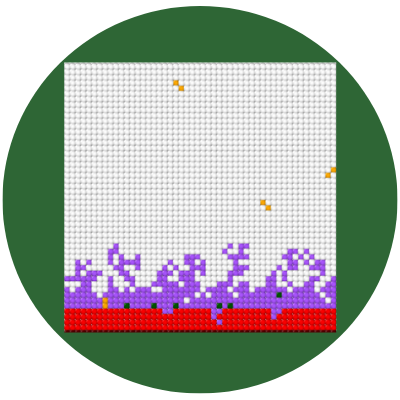

Recreate this plot in Python.
import matplotlib.pyplot as plt
import itertools, os, copy, random, sys, time, pickle, glob
import numpy as np
from random import uniform, random, choice, randrange, shuffle
from math import sqrt
from matplotlib.cbook import flatten
from matplotlib import pylab
from pylab import *
import random
import pandas as pd
from itertools import accumulate
from matplotlib import colors as mcolors
from scipy.stats.distributions import norm
import pickle
from joblib import dump, load
from datetime import datetime, timedelta
from scipy.optimize import curve_fit
from matplotlib import cycler
#import h5py
from scipy import spatial
import gc, yaml, json


def SEI(br, OUTPUTDIR):
    '''
    Kinetic Monte Carlo model fro SEI growth python script + ploy
    This script includes all required packages, and functions.
    '''
    # ==============================================================================================
    # REQUIRED PYTHON PACKAGES

    # ==============================================================================================
    '''Classes, functions definition'''
    # Boltzman anf Planck constants
    K_B = 8.617333262145e-5  # EVK-1
    h = 4.135667696e-15  # EV.S
    '''function to calculate rates form barriers'''

    def bar_rate(e, T):
        return ((K_B * T) / h) * exp(-e / (K_B * T))

    # ==============================================================================================
    """
    species type:

    S =  for solvent (at the beginning all other sites) - White
    P = first electron reduction product (which can move)
    F = second electron reduction product which cannot move (Li2CO3)
    A = absorbent layer (on top of the box)
    B = Electrode (bottom layer), black can have multiple species depending
        on catalytic activitiy B1, B2, ....
    O = SEI organic ingredient(LiEDC)
    OO= 2 LiEDC agglomeration
    G = gas
    C = SEI cluster
    EC = Active solvent (EC-Li+)
    IS = Inert solvent
    """

    # ==============================================================================================
    # ---------------------------------SITE CLASS-----------------------------------
    # every site on lattice is an object of this class with 3 attributes for coordinate
    # type of species, and species itself
    class site:

        def __init__(self, coordinate, species, bonds, nbr, status):
            self.coordinate = coordinate
            self.species = species
            self.nbr = nbr
            self.bonds = bonds
            self.status = status

        def setN(self, coordinate):
            self.coordinate = coordinate

        def setS(self, species):
            self.species = species

        def setnb(self, nbr):
            self.nbr = nbr

        def setb(self, bonds):
            self.bonds = bonds

        def setss(self, status):
            self.status = status

        def getC(self, coordinate):
            return self.coordinate

        def getS(self, species):
            return self.species

        def getnb(self, nbr):
            return self.nbr

        def getb(self, bonds):
            return self.bonds

        def getss(self, status):
            return self.status

    # to species the color in visualization
    def colors(s):
        if Full(s)[0] == "A":
            return 'yellow'

        elif Full(s)[0] == "E":
            return 'black'

        elif Full(s)[0] == "P":
            return 'green'

        elif Full(s)[0] == "S":
            return 'w'

        elif Full(s)[0] == "O":
            return 'orange'

        elif Full(s)[0] == "F":
            return 'red'

        elif Full(s)[0] == "OO":
            return 'blue'

        elif Full(s)[0] == "C":
            return 'm'

    # ==============================================================================================
    # --------------------------------EVENT CLASS-----------------------------------
    # events/reaction are objects of this class with four attributes
    class event:
        # Generic attributes
        def __init__(self, reactant, product, barrier, rate):
            self.reactant = reactant
            self.rate = rate
            self.barrier = barrier
            self.product = product

        def set_reactant(self, reactant):
            self.reactant = reactant

        def set_rate(self, rate):
            self.rate = rate

        def set_product(self, product):
            self.product = product

        def set_statt(self, barrier):
            self.barrier = barrier

        def get_reactant(self, reactant):
            return self.reactant

        def get_rate(self, rate):
            return self.rate

        def get_product(self, product):
            return self.product

        def get_stat(self, barrier):
            return self.barrier

    # -----------------------------NEW EVENT SUBCLASS-------------------------------
    """
    this subclass helps in collecting events
    """

    class new_event(event):
        def __init__(self, reactant, product, barrier, rate, new_coord):
            super().__init__(reactant, product, barrier, rate)
            self.new_coord = new_coord

        def set_newC(self, new_coord):
            self.new_coord = new_coord

        def get_newC(self, new_coord):
            return self.new_coord

    # ==============================================================================================
    # ----------------------------------- lattice-----------------------------------
    """
    this function provides a NxN lattice with all grid points as site object which
    were defined before.
    """

    def Lattice(xdim, ydim):
        # lattice points as a list of 2-elements sublists as [x,y]
        l = [[i, j] for i, j in itertools.product(range(1, xdim + 1), range(1, ydim + 1))]
        # initialize lattice as a list of site objects// coordinate,species,bonds,nbr,status
        sites = [site(i, [], [], [[i[0] + 1, i[1]], [i[0] - 1, i[1]], [i[0], i[1] + 1], [i[0], i[1] - 1]], [[], [], []])
                 for
                 i in l]
        # sites = [site(i,[],[],[[i[0]+1,i[1]],[i[0]-1,i[1]],[i[0],i[1]+1],[i[0],i[1]-1],[i[0]+1,i[1]+1],[i[0]-1,i[1]+1],[i[0]+1,i[1]-1],[i[0]-1,i[1]-1]]) for i in l]
        # predefining the neighbors
        for i in sites:
            temp = i.nbr
            temp2 = [i for i in sites if i.coordinate in temp]
            i.nbr = temp2
        return sites

    # --------------------------------Next neighbors--------------------------------
    def next_nbr(x):
        n_ = x.nbr
        nn_ = [i.nbr for i in n_]
        nn_ = list(itertools.chain(*nn_))
        nn_ = [i for i in nn_ if i != x]
        return nn_

    # ==============================================================================================
    # -------------------------Selection function for event ------------------------
    """
    this function selects the type of event after ordering them in a list of list.
    it gets the random number and looks for the interval which satisfies the selection scheme.
    5 different regions as a whole selection box. the function select one of them each time.
    """

    def ratee(i, r, R_index):
        if R_index[i - 1] < r <= R_index[i]:
            picked = R_index[i]
            # this index indicates the ith element in index list
            # e.g if this one is 2 one should look at the index list
            # to find the true index for EVENT which is 3
            picked_index = i - 1
            return [picked, picked_index]

    # ---------------------------------append---------------------------------------
    def app_list(l):
        coord_, spec_, color_ = [], [], []
        for i in l:
            coord_.append(i.coordinate)
            spec_.append(i.species)
            color_.append(site.colors(i))
        temp = [coord_, spec_, color_]
        return temp

    # -------------------------Counting species in step----------------------------
    def counter_spec(l, points, t):
        s = 0
        p = 0
        f = 0
        o = 0
        o2 = 0
        c = 0
        ############
        sample = l[:]
        ############
        for i in l:
            if Full(i) == ["S"]:
                s += 1
            elif Full(i) == ["F"]:
                f += 1
            elif Full(i) == ["P"]:
                p += 1
            elif Full(i) == ["O"]:
                o += 1
            elif Full(i) == ["OO"]:
                o2 += 1
            elif Full(i) == ["C"]:
                c += 1

        # O2 per 2
        temp = [s, f, p, o, o2, c]
        temp = [float(item / points) for item in temp]
        temp = temp + [t]
        return temp

    # ==============================================================================================
    # getting full name of attached components
    def Full(x):
        # F and C no added letter
        if x.species[0] in ["C", "F"] or len(x.bonds) == 0:
            return x.species
        else:
            if x.bonds:
                temp = x.species[0]
                for i in x.bonds:
                    if i != x:
                        temp = temp + i.species[0]
                return [temp]

    # ==============================================================================================
    def delta(y, x):
        temp = [x.coordinate[0] - y.coordinate[0], x.coordinate[1] - y.coordinate[1]]
        return temp

    # ==============================================================================================
    # rate function
    def rate_func(x, r):
        return r * np.exp(-0.1 * x)

    # ==============================================================================================
    def sort_(x):
        diff, others = [], []
        for i in x:
            if ["S"] in i.reactant and ["S"] in i.product:
                diff.append(i)
            else:
                others.append(i)
        temp = [diff, others]
        return temp

    # ==============================================================================================
    def rand_site(l):
        c = time.time()
        while True:
            '''set a waiting tile to pick a random place'''
            if time.time() > c + 1:
                X = []
                return X
            else:
                X = choice(l)
                if X.species == ["S"]:
                    # nbs = [i for i in X.nbr if i.species == ["S"]]
                    # if len(nbs) >= 1:
                    #     test = [len([j for j in i.nbr if j.species == ["S"]]) for i in X.nbr]
                    #     if 2 in test:
                    return X

    def dis(x1, x0):
        return sqrt((x1[0] - x0[0]) ** 2 + (x1[1] - x0[1]) ** 2)

    def list_splitter(list_to_split, ratio):
        elements = len(list_to_split)
        middle = int(elements * ratio)
        return [list_to_split[:middle], list_to_split[middle:]]

    def round_float_list(float_list, decimal_points):
        float_list = [round(float(item), decimal_points) for item in float_list]
        return float_list

    # ==============================================================================================
    ####################################### MAIN PART #############################################
    # ==============================================================================================
    with open('sei_args.yml') as file:
        args = yaml.full_load(file)
    xdim = args['Xdim']
    ydim = args['Ydim']
    T = args['T']
    vis_save = args['SaveStep']
    maxsteps = args['Itters']
    # saving parameters
    frac_div = 50 * vis_save
    frac_save = 50 * vis_save
    TIME = args['time']
    Xoutput = args['Xoutput']
    '''''''''
    with open('barriers.yml') as file:
        raw_list = yaml.full_load(file)
        br = list(raw_list.values())
    '''''''''
    br = br
    # To read barriers for samples generated by DOE in barries folder uncomment  lines 327 to 341 and comment lines 322 to 324.
    # With this one need to run the code with one aditional arg as sample number like: python3 sei_al.py $sample
    '''
    #to get the TASK ID
    if (len(sys.argv) < 2 or len(sys.argv) > 2):
        print("just division size")
        sys.exit()
    # to get the arguments and check whether they are in correct format or not.
    if (len(sys.argv) > 1):
        try:
            sample = int(sys.argv[1])
        except ValueError:
            print("sample number is the TASK ID on server")
            sys.exit()
    with open('barriers/list_'+str(sample),'rb') as f:
        br = list(pickle.load(f))
    '''
    ###############################################################################
    """
    creating a lattice
    """
    lattice = Lattice(xdim, ydim)
    points = len(lattice)
    os.getcwd()

    # hashh = str(hash(time.time()))
    '''change the directory to have dump files in a new folder outside '''
    # os.chdir("/home/ws/ab5528/simstack_workspace/")
    # base = 'data_xdim' + str(xdim) + '_ydim_' + str(ydim) + '_T_' + str(T) + '_SaveStep_' + str(vis_save) + '_H'+hashh
    output_dir = OUTPUTDIR + '/output'
    if not os.path.exists(output_dir): os.makedirs(output_dir)
    fraction_dir = OUTPUTDIR + '/fraction'
    if not os.path.exists(fraction_dir): os.makedirs(fraction_dir)

    '''follow up modification for DOE comment 351 to 354 and uncomment 357 to 362'''
    '''
    output_dir   = 'data_xdim'+str(xdim)+'_ydim_'+str(ydim)+'_T_'+str(T)+'_SaveStep_'+str(vis_save)+'_Sample_'+str(sample)+'/output'
    if not os.path.exists(output_dir): os.makedirs(output_dir)
    fraction_dir = 'data_xdim'+str(xdim)+'_ydim_'+str(ydim)+'_T_'+str(T)+'_SaveStep_'+str(vis_save)+'_Sample_'+str(sample)+'/fraction'
    if not os.path.exists(fraction_dir): os.makedirs(fraction_dir)
    '''
    # --------------------------------------------------------------------------------
    '''
    lattice consideration: EC as the initial concentration of active EC.
    it should be taken into account as first distribution.
    First lattice is like
        up    : A
        down  : B
        middle: S
    '''
    '''for cases we need to reduce CPU hours'''
    for i in lattice:
        if i.coordinate[1] == 1:
            i.species = ["E"]
        elif i.coordinate[1] == ydim:
            i.species = ["A"]
        else:
            i.species = ["S"]

    # ###############################################################################
    '''Events'''
    e1 = event([["E"], ["S"]], [["E"], ["P"]], br[0], 0)
    e2 = event([["F"], ["S"]], [["F"], ["P"]], br[1], 0)
    e3 = event([["E"], ["P"]], [["E"], ["F"]], br[2], 0)
    e4 = event([["P"], ["P"]], [["O"], ["S"]], br[3], 0)
    e5 = event([["O"], ["O"]], [["OO"]], br[4], 0)  # 731812
    e6 = event([["O"], ["OO"]], [["C"]], br[5], 0)
    e7 = event([["F"], ["P"]], [["F"], ["F"]], br[6], 0)  # 717589
    e8 = event([["O"], ["C"]], [["C"]], br[7], 0)
    e9 = event([["OO"], ["C"]], [["C"]], br[8], 0)
    e10 = event([["OO"], ["OO"]], [["C"]], br[9], 0)
    e11 = event([["C"], ["C"]], [["C"]], br[10], 0)  # 733897
    e12 = event([["OO"], ["S"]], [["S"], ["OO"]], br[11], 0)  # 534308
    e13 = event([["O"], ["S"]], [["S"], ["O"]], br[12], 0)  # 384422
    e14 = event([["P"], ["S"]], [["S"], ["P"]], br[13], 0)  # 461731
    e15 = event([["C"], ["S"]], [["S"], ["C"]], br[14], 0)
    e16 = event([["P"], ["A"]], [["A"], ["S"]], 0.01, 0)
    e17 = event([["OO"], ["A"]], [["A"], ["S"]], 0.01, 0)
    e18 = event([["C"], ["A"]], [["A"], ["S"]], 0.01, 0)
    e19 = event([["O"], ["A"]], [["A"], ["S"]], 0.01, 0)
    #
    # list of events
    Events = [e1, e2, e3, e4, e5, e6, e7, e8, e9, e10, e11, e12, e13, e14, e15, e16, e17, e18, e19]
    ok = [e3, e4, e5, e6, e7, e8, e9, e10, e11, e12, e13, e14, e15, e16, e17, e18, e19]
    '''rates based on temperature'''
    for i in Events:
        temp = i.barrier
        i.rate = bar_rate(temp, T)
        #print(temp, i.rate)
    ##############################################################################
    '''helps with clusters diffusion'''
    direction = [[1, 0], [-1, 0], [0, 1], [0, -1]]
    ###############################################################################
    """
    collection function
    """

    def pre_event(top_list):
        pre_list = list()
        del pre_list[:]
        for s in top_list:
            # determine the type of sites
            ss = Full(s)
            if ss != ["C"]:
                NBR = [i for i in s.nbr if i not in s.bonds]
                for nbr in NBR:
                    ns = Full(nbr)
                    C_check = [ss, ns]
                    # to divide the list into noncluster elements
                    if ["C"] not in C_check:
                        '''to all diffusions'''
                        if ss == ["E"] and ns == ["S"]:
                            ev = e1
                            pre_list.append(
                                new_event(ev.reactant, ev.product, ev.barrier, ev.rate, [s, nbr, Events.index(ev)]))

                        elif ss == ["F"] and ns == ["S"]:
                            ev = e2
                            '''tunneling distance is set on 4nm'''
                            test = [i for i in [nbr, s] if i.species == ["S"] and i.coordinate[1] <= 5]
                            if test:
                                pre_list.append(
                                    new_event(ev.reactant, ev.product, ev.barrier, ev.rate,
                                                [s, nbr, Events.index(ev)]))

                        elif ss == ["E"] and ns == ["P"]:
                            ev = e3
                            pre_list.append(
                                new_event(ev.reactant, ev.product, ev.barrier, ev.rate, [s, nbr, Events.index(ev)]))

                        elif ss == ["P"] and ns == ["P"]:
                            ev = e4
                            pre_list.append(
                                new_event(ev.reactant, ev.product, ev.barrier, ev.rate, [s, nbr, Events.index(ev)]))

                        elif ss == ["O"] and ns == ["O"]:
                            ev = e5
                            pre_list.append(
                                new_event(ev.reactant, ev.product, ev.barrier, ev.rate, [s, nbr, Events.index(ev)]))

                        elif (ss == ["O"] and ns == ["OO"]):
                            ev = e6
                            m = [i for i in [nbr, s] if Full(i) == ["O"]]
                            n = [i for i in [nbr, s] if Full(i) == ["OO"]]
                            siteO = m[0]
                            siteO2 = n[0]
                            pre_list.append(new_event(ev.reactant, ev.product, ev.barrier, ev.rate,
                                                        [siteO2, siteO, Events.index(ev)]))

                        elif ss == ["F"] and ns == ["P"]:
                            ev = e7
                            test = [i for i in [nbr, s] if i.species == ["P"] and i.coordinate[1] <= 5]
                            if test:
                                pre_list.append(
                                    new_event(ev.reactant, ev.product, ev.barrier, ev.rate,
                                                [s, nbr, Events.index(ev)]))

                        elif ss == ["OO"] and ns == ["OO"]:
                            ev = e10
                            pre_list.append(
                                new_event(ev.reactant, ev.product, ev.barrier, ev.rate, [s, nbr, Events.index(ev)]))

                        elif ss == ["OO"] and ns == ["S"]:
                            ev = e12
                            new = [i for i in nbr.nbr if i.species == ["S"]]
                            if new:
                                nw_nbr = choice(new)
                                pre_list.append(new_event(ev.reactant, ev.product, ev.barrier, ev.rate,
                                                            [s, nbr, nw_nbr, Events.index(ev)]))

                        elif ss == ["O"] and ns == ["S"]:
                            ev = e13
                            pre_list.append(
                                new_event(ev.reactant, ev.product, ev.barrier, ev.rate, [s, nbr, Events.index(ev)]))

                        elif ss == ["P"] and ns == ["S"]:
                            ev = e14
                            pre_list.append(
                                new_event(ev.reactant, ev.product, ev.barrier, ev.rate, [s, nbr, Events.index(ev)]))

                        elif ss == ["P"] and ns == ["A"]:
                            ev = e16
                            pre_list.append(
                                new_event(ev.reactant, ev.product, ev.barrier, ev.rate, [s, nbr, Events.index(ev)]))

                        elif ss == ["OO"] and ns == ["A"]:
                            ev = e17
                            pre_list.append(
                                new_event(ev.reactant, ev.product, ev.barrier, ev.rate, [s, nbr, Events.index(ev)]))

                        elif ss == ["O"] and ns == ["A"]:
                            ev = e19
                            pre_list.append(
                                new_event(ev.reactant, ev.product, ev.barrier, ev.rate, [s, nbr, Events.index(ev)]))

                    # those with C and O OO
                    elif ["C"] in C_check and (["O"] in C_check or ["OO"] in C_check):
                        if ss == ["O"]:
                            ev = e8
                            pre_list.append(
                                new_event(ev.reactant, ev.product, ev.barrier, ev.rate, [nbr, s, Events.index(ev)]))
                        elif ss == ["OO"]:
                            ev = e9
                            pre_list.append(
                                new_event(ev.reactant, ev.product, ev.barrier, ev.rate, [nbr, s, Events.index(ev)]))
            elif ss == ["C"]:
                sb = s.bonds
                cb = sb + [s]
                cb_cord = [i.coordinate for i in cb]
                # all surounding sisepciestes
                all_nbr = [j for j in list(dict.fromkeys(list(itertools.chain(*([i.nbr for i in cb]))))) if
                            j not in cb]
                named_list = [i.species for i in all_nbr]
                if ["O"] in named_list:
                    n_spec = [i for i in all_nbr if i.species == ["O"]]
                    if Full(n_spec[0]) == ["O"]:
                        pre_list.append(
                            new_event(e8.reactant, e8.product, e8.barrier, e8.rate,
                                        [s, n_spec[0], Events.index(e8)]))
                    elif Full(n_spec[0]) == ["OO"]:
                        pre_list.append(
                            new_event(e9.reactant, e9.product, e9.barrier, e9.rate,
                                        [s, n_spec[0], Events.index(e9)]))
                elif ["A"] in named_list:
                    '''
                    to avoid removing the main cluster
                    if it is closed to E it should not be go away !!! not accurate
                    '''
                    if ["E"] not in named_list:
                        pre_list.append(
                            new_event(e18.reactant, e18.product, e18.barrier, e18.rate,
                                        [s, s, cb, Events.index(e18)]))

                # single diff of particles:
                # not for attached C
                elif ["F"] not in named_list:
                    # directions lists
                    if xdim not in [i.coordinate[0] for i in cb]:
                        rs = [i for i in all_nbr if [(i.coordinate[0] - 1), i.coordinate[1]] in cb_cord]
                    else:
                        rs = []

                    if 1 not in [i.coordinate[0] for i in cb]:
                        ls = [i for i in all_nbr if [(i.coordinate[0] + 1), i.coordinate[1]] in cb_cord]
                    else:
                        ls = []

                    if ydim not in [i.coordinate[1] for i in cb]:
                        us = [i for i in all_nbr if [i.coordinate[0], (i.coordinate[1] - 1)] in cb_cord]
                    else:
                        us = []

                    if 1 not in [i.coordinate[1] for i in cb]:
                        ds = [i for i in all_nbr if [i.coordinate[0], (i.coordinate[1] + 1)] in cb_cord]
                    else:
                        ds = []

                    dir_list = [rs, ls, us, ds]
                    for i in dir_list:  # 0 1 2 3
                        if i:
                            '''condition for each possible diffusion S EC [] '''
                            if len(i) == len([j for j in i if j.species == ["S"]]):
                                # not more move when reached to F
                                ev = e15
                                ind = dir_list.index(i)
                                '''diffusion of clusters depends on the size of them !!!!!!!!!!!!!!!!!!!!'''
                                # pass the direction of diffusion using the direction vector RATE DEPENDS ON SIZE
                                evra = ev.rate * exp(-(len(cb)) / 30)
                                pre_list.append(new_event(ev.reactant, ev.product, ev.barrier, evra,
                                                            [s, direction[ind], i, all_nbr, cb, Events.index(ev)]))

                            C_test = [j for j in i if j.species == ["C"]]
                            if C_test:
                                k = C_test[0]
                                ev = e11
                                cb2 = sb + [s]
                                evra = ev.rate
                                # evra = ev.rate * exp(-(len(cb)) / 30)
                                # all surounding sisepciestes
                                all_nbr2 = [j for j in
                                            list(dict.fromkeys(list(itertools.chain(*([i.nbr for i in cb2]))))) if
                                            j not in cb2]
                                pre_list.append(new_event(ev.reactant, ev.product, ev.barrier, evra,
                                                            [s, k, all_nbr, all_nbr2, Events.index(ev)]))

        return pre_list

    ###############################################################################
    """
    update function
    """

    def update(ev, lattice):
        """
        e1 = event([["E"],["EC"]],[["E"],["P"])
        """
        if ev.reactant == e1.reactant:
            if ev.new_coord[0].species == ["E"]:
                ev.new_coord[1].species = ["P"]
            else:
                ev.new_coord[0].species = ["P"]
            ev.new_coord[0].bonds = []
            ev.new_coord[1].bonds = []
            return lattice

        """
        e2 = event([["F"],["EC"]],[["F"],["P"])
        """
        if ev.reactant == e2.reactant:
            if ev.new_coord[0].species == ["F"]:
                ev.new_coord[1].species = ["P"]
            else:
                ev.new_coord[0].species = ["P"]
            ev.new_coord[0].bonds = []
            ev.new_coord[1].bonds = []
            return lattice
        """
        e3 = event([["E"],["P"]],[["E"],["F"]])

        """
        if ev.reactant == e3.reactant:
            if ev.new_coord[0].species == ["E"]:
                ev.new_coord[1].species = ["F"]

            else:
                ev.new_coord[0].species = ["F"]
            ev.new_coord[1].bonds = []
            ev.new_coord[0].bonds = []
            return lattice
        """
        e4 = event([["P"],["P"]],[["O"],["S"]])
        """
        if ev.reactant == e4.reactant:
            # pick one randomly
            pick = [ev.new_coord[0], ev.new_coord[1]]
            p = choice(pick)
            p.species = ["O"]
            g = [i for i in pick if i != p]
            g[0].species = ["S"]
            g[0].bonds = []
            p.bonds = []
            return lattice
        """
            e5 = event([["O"],["O"]],[["OO"]])
        """
        if ev.reactant == e5.reactant:
            ev.new_coord[0].bonds = []
            ev.new_coord[1].bonds = []
            ev.new_coord[0].bonds = [ev.new_coord[1]]
            ev.new_coord[1].bonds = [ev.new_coord[0]]
            return lattice
        """
        e6 = event([["O"],["OO"]],[["C"]])
        """
        if ev.reactant == e6.reactant:
            s1 = ev.new_coord[0]
            s2 = ev.new_coord[1]
            sb = s1.bonds[0]
            s1.bonds = []
            s2.bonds = []
            sb.bonds = []
            s1.species = ["C"]
            s2.species = ["C"]
            sb.species = ["C"]
            s1.bonds = [sb, s2]
            s2.bonds = [s1, sb]
            sb.bonds = [s1, s2]
            return lattice
        """
        e7 = event([["F"],["P"]],[["F"],["F"]])
        """
        if ev.reactant == e7.reactant:
            ev.new_coord[1].species = ["F"]
            ev.new_coord[0].species = ["F"]
            ev.new_coord[0].bonds = []
            ev.new_coord[1].bonds = []
            return lattice
        """
        e8= event([["O"],["C"]],[["C"]])
        """
        if ev.reactant == e8.reactant:
            # C
            s2 = ev.new_coord[0]
            # O
            s1 = ev.new_coord[1]
            s1.bonds = []
            s1.species = ["C"]
            sl = [s2] + s2.bonds
            s1.bonds = sl
            for i in sl:
                i.bonds.append(s1)
            return lattice
        """
        e9= event([["OO"],["C"]],[["C"]])
        """
        if ev.reactant == e9.reactant:
            # C
            s2 = ev.new_coord[0]
            # O2
            s1 = ev.new_coord[1]
            sb = s1.bonds[0]
            s1.bonds = []
            sb.bonds = []
            s1.species = ["C"]
            sb.species = ["C"]
            sl = [s2] + s2.bonds
            s1.bonds = [sb] + sl
            sb.bonds = [s1] + sl
            '''previous cluster'''
            for i in sl:
                i.bonds = i.bonds + [s1, sb]
            return lattice
        """
        e10= event([["OO"],["OO"]],[["C"]])
        """
        if ev.reactant == e10.reactant:
            s = ev.new_coord[0]
            d = ev.new_coord[1]
            sb = s.bonds[0]
            db = d.bonds[0]
            cb = [s, sb, d, db]
            for i in cb:
                i.bonds = []
                i.species = ["C"]
                i.bonds = [j for j in cb if j != i]
            return lattice
        """
        e11 C+C---> C
        """
        if ev.reactant == e11.reactant:
            s = ev.new_coord[0]
            n = ev.new_coord[1]
            sb = [s] + s.bonds
            nb = [n] + n.bonds
            for i in sb:
                i.bonds = []
            for i in nb:
                i.bonds = []
            for j in sb:
                temp = [i for i in sb if i != j]
                j.bonds = temp + nb
            for j in nb:
                temp = [i for i in nb if i != j]
                j.bonds = temp + sb
            return lattice
        """
            e12 = event([["OO"],["S"]],[["S"],["OO"]])
        """
        if ev.reactant == e12.reactant:
            O1 = ev.new_coord[0]  # OO
            n1 = ev.new_coord[1]  # EC/IS/S
            O2 = O1.bonds[0]
            n2 = event.new_coord[2]  # S/EC/[]
            O1.bonds = []
            O2.bonds = []
            n1.bonds = []
            n2.bonds = []
            O1.species = ["S"]
            O2.species = ["S"]
            n1.species = ["O"]
            n2.species = ["O"]
            n1.bonds = [n2]
            n2.bonds = [n1]
            return lattice
        """
        e13= event([["O"],["S"]],[["S"],["O"]])
        """
        if ev.reactant == e13.reactant:
            s1 = ev.new_coord[0]
            s2 = ev.new_coord[1]

            s1.species = ["S"]
            s2.species = ["O"]
            s1.bonds = []
            s2.bonds = []
            return lattice
        """
        e14= event([["P"],["S"]],[["S"],["P"]])
        """
        if ev.reactant == e14.reactant:
            s1 = ev.new_coord[0]
            s2 = ev.new_coord[1]
            s1.species = ["S"]
            s2.species = ["P"]
            s1.bonds = []
            s2.bonds = []
            return lattice
        """
        e15 C---> C
        """
        if ev.reactant == e15.reactant:
            s = ev.new_coord[0]
            # the direction vector
            d = ev.new_coord[1]
            sorted_cb = []
            sb = s.bonds
            cb = sb + [s]
            for i in cb:
                i.bonds = []
                i.species = ["S"]

            if d == [1, 0]:
                sort_cb = sorted([i.coordinate for i in cb], key=lambda k: [k[0], k[1]], reverse=True)
                for j in sort_cb:
                    temp = [i for i in cb if i.coordinate == j]
                    sorted_cb.append(temp[0])
                new = []
                for i in sorted_cb:
                    # i.species = ["S"]
                    jcoord = [i.coordinate[0] + d[0], i.coordinate[1] + d[1]]
                    test = [k for k in i.nbr if k.coordinate == jcoord]
                    test[0].species = ["C"]
                    test[0].bonds = []
                    new.append(test[0])
            elif d == [-1, 0]:
                sort_cb = sorted([i.coordinate for i in cb], key=lambda k: [k[0], k[1]], reverse=False)
                for j in sort_cb:
                    temp = [i for i in cb if i.coordinate == j]
                    sorted_cb.append(temp[0])
                new = []
                for i in sorted_cb:
                    # i.species = ["S"]
                    jcoord = [i.coordinate[0] + d[0], i.coordinate[1] + d[1]]
                    test = [k for k in i.nbr if k.coordinate == jcoord]
                    test[0].species = ["C"]
                    test[0].bonds = []
                    new.append(test[0])
            elif d == [0, 1]:
                sort_cb = sorted([i.coordinate for i in cb], key=lambda k: [k[1], k[0]], reverse=True)
                for j in sort_cb:
                    temp = [i for i in cb if i.coordinate == j]
                    sorted_cb.append(temp[0])
                new = []
                for i in sorted_cb:
                    # i.species = ["S"]
                    jcoord = [i.coordinate[0] + d[0], i.coordinate[1] + d[1]]
                    test = [k for k in i.nbr if k.coordinate == jcoord]
                    test[0].species = ["C"]
                    test[0].bonds = []
                    new.append(test[0])
            elif d == [0, -1]:
                sort_cb = sorted([i.coordinate for i in cb], key=lambda k: [k[1], k[0]], reverse=False)
                for j in sort_cb:
                    temp = [i for i in cb if i.coordinate == j]
                    sorted_cb.append(temp[0])
                new = []
                for i in sorted_cb:
                    # i.species = ["S"]
                    jcoord = [i.coordinate[0] + d[0], i.coordinate[1] + d[1]]
                    test = [k for k in i.nbr if k.coordinate == jcoord]
                    test[0].species = ["C"]
                    test[0].bonds = []
                    new.append(test[0])

            for j in new:
                j.bonds = [i for i in new if i != j]

            return lattice
        """
        all top layer reactions
        """
        if ev.reactant == e16.reactant or ev.reactant == e17.reactant or ev.reactant == e18.reactant or ev.reactant == e19.reactant:
            '''if we need full space with solvent we have to change this part to '''
            if ev.new_coord[0].species != ["A"]:
                ev.new_coord[0].species = ["S"]
                bd = len(ev.new_coord[0].bonds + [ev.new_coord[0]])
                if ev.new_coord[0].bonds:
                    for i in ev.new_coord[0].bonds:
                        i.species = ["S"]
                        i.bonds = []
                ev.new_coord[0].bonds = []
            # counting scaped species
            if ["P"] in ev.reactant:
                Counter[0] += 1
            elif ["O"] in ev.reactant:
                Counter[1] += 1
            elif ["OO"] in ev.reactant:
                Counter[2] += 2
            elif ev.reactant == e18.reactant:
                Counter[3] += bd
            return lattice
        ###############################################################################

    """
    initial conditions

    as the the beginning it is enough to take into account last and first to rows of species code can make a list of them to
    collect possible events
    """
    EE = [i for i in lattice if i.species == ["E"]]
    '''at beginging kmc needs to take all species could react'''
    top_list = EE
    # time
    t = 0
    # list of eventts
    pre = []
    num = 0
    # event counter and residence time
    C = [0] * len(Events)
    res_time = [0] * len(Events)
    '''
    0:p
    1:o
    2:o2
    3:c
    4: ec
    5:is
    6: consumed ec [li]
    '''
    Counter = [0] * 4
    # to save output
    frc_num = int(frac_save / frac_div)
    vis_num = int(frac_save / vis_save)
    frc_ = 0
    vis_ = 0
    fraction_list = np.zeros([frc_num], dtype=list)
    lists = np.zeros([vis_num], dtype=list)
    keep = 0
    tracking = {}
    # --------------------------------------------------------------------------------
    """
                                            KMC model
    """
    start_time = time.time()
    curtime = 0
    while curtime < TIME:

        temp = []
        del temp[:]
        # have electrode layer in
        '''get single representative of each cluster'''
        # print(iss,ecc,iss0,ecc0) - check for polymer and cluster left on lattice
        spec_in_top = [i for i in lattice if i.species in [["C"]]]
        top_list = [i for i in top_list if i not in spec_in_top]
        catch = []
        for i in spec_in_top:
            if i not in catch:
                temp = [i] + i.bonds
                catch = catch + temp
                top_list.append(i)
        top_list = list(dict.fromkeys((top_list + EE)))
        temp = pre_event(top_list)
        pre = temp + pre
        if len(pre) == 0:
            spec_in_top = [i for i in lattice if i.species not in [["S"], ["F"], ["E"]]]
            catch = []
            spec_top = []
            for i in spec_in_top:
                if i not in catch:
                    temp = [i] + i.bonds
                    catch = catch + temp
                    spec_top.append(i)
            top_list = []
            del top_list[:]
            top_list = spec_top
            pre = pre_event(top_list)
            del spec_top[:]
            del spec_in_top[:]
            if len(pre) == 0:
                coordinate_, spec_, color_, bonds_, status_, = [], [], [], [], []
                for i in lattice:
                    coordinate_.append(i.coordinate)
                    spec_.append(i.species)
                    color_.append(colors(i))
                    status_.append(i.status)
                    bonds_.append(([lattice.index(j) for j in i.bonds]))
                lists[vis_] = [coordinate_, spec_, color_, bonds_, status_] + [t]
                vis_ += 1
                tem_frac = counter_spec(lattice, points, t)
                fraction_list[frc_] = tem_frac
                frc_ += 1
                stat = [time.time() - start_time, t, num]
                try:
                    with open(output_dir + "/list_" + str(keep + frac_save), 'wb') as out:
                        pickle.dump(lists, out)
                    with open(fraction_dir + "/fraction_" + str(keep + frac_save), 'wb') as out:
                        pickle.dump(fraction_list, out)
                except:
                    print("I/O error")

                del fraction_list
                del lists
                frc_ = 0
                vis_ = 0
                tracking["Occurrence"] = C
                tracking["Residence_time"] = round_float_list(res_time, 30)
                tracking["Counter"] = Counter
                tracking["Status"] = round_float_list(stat, 30)
                tracking['barriers'] = br
                try:

                    with open(output_dir + "/tracking.yml", 'w') as out:
                        yaml.dump(tracking, out, default_flow_style=False)

                except IOError:
                    print("I/O error")

                break

        else:
            EVENTS = pre[:]
            shuffle(EVENTS)
            R1 = list(accumulate([i.rate for i in EVENTS]))
            R_index = []
            del R_index[:]
            R_index = [0]
            R_index = R_index + R1
            cum_rate = R_index[-1]

            while True:
                rho1 = random.random()
                r = rho1 * (R_index[-1])
                if (R_index[0] < r and r <= R_index[-1]):
                    break
            rate = []
            for i in range(1, len(R_index)):
                temp = ratee(i, r, R_index)
                rate.append(temp)
            # EVENT index is:
            which = [i for i in rate if i]
            rate_d = which[0][1]
            event = EVENTS[rate_d]
            del EVENTS[:]
            del rate[:]
            del R1[:]
            """
            Time increment
            """
            dt = -(np.log(random.random()) / cum_rate)
            t = t + dt
            """
            UPDATING the list of sites using the function considering the type of selected event.
            """
            lattice = update(event, lattice)
            """
            removing old events related to selected sites and nbrs
            """
            # it would be usefull later to keep C around eliminated F
            if event.new_coord[-1] in [14]:
                all_nbr = event.new_coord[3]
                main_before = [event.new_coord[0]] + event.new_coord[0].bonds + all_nbr
                if ["F"] in [i.species for i in all_nbr]:
                    pre = [i for i in pre if event.new_coord[0] not in all_nbr]
                pre = [i for i in pre if i.new_coord[0] not in main_before and i.new_coord[1] not in main_before]
            else:
                s1 = event.new_coord[0]
                s2 = event.new_coord[1]
                main_ = [s1] + s1.nbr + [s2] + s2.bonds + s2.nbr
                main_ = list(dict.fromkeys(main_))
                test = [i.bonds for i in main_ if i.species in [["C"]]]
                if test:
                    all_nbr = list(itertools.chain(*(test)))
                    main_before_ = [j for j in
                                    list(dict.fromkeys(list(itertools.chain(*([i.nbr for i in all_nbr])))))
                                    if j not in all_nbr]
                    main_before = main_before_ + main_
                    pre = [i for i in pre if
                            i.new_coord[0] not in main_before and i.new_coord[1] not in main_before]

                else:
                    main_before = main_
                    pre = [i for i in pre if
                            i.new_coord[0] not in main_before and i.new_coord[1] not in main_before]

            pre = [i for i in pre if i.new_coord[-1] not in [14, 10, 18]]  # it depends on main lsit!!!
            main_before = list(dict.fromkeys(main_before))
            pre1 = [i for i in pre if i.new_coord[-1] in [11, 25]]
            pre2 = [i for i in pre if i not in pre1]
            pre1 = [i for i in pre1 if i.new_coord[2] not in main_before]
            pre = pre1 + pre2

            counter = event.new_coord[-1]
            C[counter] += 1
            num += 1
            t22, t11 = 0,0

            del top_list[:]
            top_list = [i for i in main_before if i.species != ["S"]]
            res_time[counter] += dt

            if num % vis_save == 0:
                coordinate_, spec_, color_, bonds_, status_, = [], [], [], [], []
                for i in lattice:
                    coordinate_.append(i.coordinate)
                    spec_.append(i.species)
                    color_.append(colors(i))
                    status_.append(i.status)
                    bonds_.append(([lattice.index(j) for j in i.bonds]))
                lists[vis_] = [coordinate_, spec_, color_, bonds_, status_] + [t]
                vis_ += 1

            if num % frac_div == 0:
                tem_frac = counter_spec(lattice, points, t)
                fraction_list[frc_] = tem_frac
                frc_ += 1

            if num % frac_save == 0:
                #print(f'No. Step:   {num}', end='\r', flush=True)
                others = [i for i in lattice if i.species in [["P"], ["O"], ["OO"]]]
                stat = [time.time() - start_time, t, num]

                try:
                    outputlast = output_dir + "/list_" + str(num)
                    outputindex = num

                    with open(output_dir + "/list_LAST", 'wb') as out:
                        pickle.dump(lists, out)
                    with open(fraction_dir + "/fraction_" + str(num), 'wb') as out:
                        pickle.dump(fraction_list, out)


                except:
                    print("I/O error")

                del fraction_list
                del lists

                fraction_list = np.empty([frc_num], dtype=list)
                lists = np.zeros([vis_num], dtype=list)
                frc_ = 0
                vis_ = 0
                tracking["Occurrence"] = C
                tracking["Residence_time"] = round_float_list(res_time, 30)
                tracking["Counter"] = Counter
                tracking["Status"] = round_float_list(stat, 30)
                tracking['barriers'] = br
                try:

                    with open(output_dir + "/tracking.yml", 'w') as out:
                        yaml.dump(tracking, out, default_flow_style=False)


                except IOError:
                    print("I/O error")

                keep = num
        curtime = time.time() - start_time - (t22-t11)

    return outputlast, outputindex, curtime



def Analy(datadir, OII, File, br, brINDEX, Freq=0, Concentration=0, Porosity=0, Thickness=0, Flux=1):
    # ==============================================================================================
    ####################################### MAIN PART #############################################
    # ==============================================================================================

    #      <WaNoFile logical_filename="Parameters"  name="Parameters"> Parameters </WaNoFile>
    # #---------------------------------ARGUMENTS-----------------------------------
    with open('sei_args.yml') as file:
        wano_file2 = yaml.full_load(file)

    #KMEAN = load('kmeanRP of rdfRP-4-5-05-25-25-1')
    #dtcloaded = load('dtc ds50knew kmeanRP of rdfRP-4-5-05-25-25-1')
    #pcaloaded = load('pca rdfRP-4-5-05-25-25-1')

    xdim = wano_file2['Xdim']
    ydim = wano_file2['Ydim']
    T = wano_file2['T']
    vis_save = wano_file2['SaveStep']
    option = wano_file2['Options']
    # data_dir = '../../../' + data_dir
    # initial stuffs

    data_dir = datadir
    # data_dir = 'data_xdim' + str(xdim) + '_ydim_' + str(ydim) + '_T_' + str(T) + '_SaveStep_' + str(vis_save)
    '''second analysis path should be managed in advanced'''

    output_dir = datadir + '/analysis' + File

    if not os.path.exists(output_dir): os.makedirs(output_dir)
    divd = 50 * vis_save
    step_cut = 50 * vis_save
    point = xdim * ydim

    '''
    prepration of figs
    '''
    plt.rcParams['mathtext.fontset'] = 'stix'
    plt.rcParams['font.family'] = 'STIXGeneral'
    plt.rcParams['axes.labelsize'] = 22
    plt.rcParams['axes.titlesize'] = 22
    plt.rcParams['legend.fontsize'] = 22
    plt.rcParams['xtick.labelsize'] = 22
    plt.rcParams['ytick.labelsize'] = 22
    plt.rcParams['figure.figsize'] = [10, 8]
    plt.rcParams['lines.linewidth'] = 2
    plt.rcParams['lines.markersize'] = 2
    plt.rcParams['xtick.major.pad'] = '8'  # set the gap between the labels and the axis
    plt.rcParams['ytick.major.pad'] = '5'
    plt.rcParams['axes.facecolor'] = 'whitesmoke'
    plt.rcParams['savefig.facecolor'] = 'whitesmoke'
    plt.rc('axes', linewidth=1.8)
    # -------------------------------Graphic part-----------------------------------
    # openning a directory to store the pics
    img = 0

    #print('\n stage 1 done')
    """
    def snapshots(pos, colors):
        global img
        pylab.subplots_adjust(left=0.10, right=0.90, top=0.90, bottom=0.10)
        pylab.gcf().set_size_inches(10, 10)
        pylab.axis([0, 1, 0, 1])
        pylab.title('step = ' + str(step_num) + '   t = ' + str(round(t,5) ))
        pylab.xlabel('$x$')
        pylab.ylabel('$y$')
        pylab.setp(pylab.gca(), xticks=[0, xdim + 1], yticks=[0, ydim + 1])
        for (x, y), c in zip(pos, colors):
            circle = pylab.Circle((x, y), radius=0.5, fc=c)  # Radius is r of particle in pics
            pylab.gca().add_patch(circle)
            plt.gca().set_aspect('equal', adjustable='box')
            plt.draw()
        pylab.savefig((confgs + '/last%d.png' % img), transparent=True)  # ,dpi=100)    img += 1
        img += 1
        pylab.close()
        plt.close()
    # --------------------
    """

    def snapshot(pos, colors):
        pylab.subplots_adjust(left=0.10, right=0.90, top=0.90, bottom=0.10)
        pylab.gcf().set_size_inches(10, 10)
        pylab.axis([0, 1, 0, 1])
        pylab.title('step = ' + str(step_num) + '   t = ' + str(round(t,5) ) )
        pylab.xlabel('$x$')
        pylab.ylabel('$y$')
        pylab.setp(pylab.gca(), xticks=[0, xdim + 1], yticks=[0, ydim + 1])
        for (x, y), c in zip(pos, colors):
            circle = pylab.Circle((x, y), radius=0.5, fc=c)  # Radius is r of particle in pics
            pylab.gca().add_patch(circle)
            plt.gca().set_aspect('equal', adjustable='box')
            plt.draw()
        pylab.savefig(output_dir + '/last.png', transparent=True)
        pylab.close()
        plt.close()

    def rdf2(allpoints, typ1, typ2, dr, rmax, poi, DD):

        r1, r2, dr = 0., rmax, dr

        g = []
        rb = []

        raddi = np.arange(0, r2, dr)
        T = np.array(allpoints[2])
        allpoints = np.array(allpoints[0])

        # return allpoints, T
        points = allpoints[np.where((T == typ1) | (T == typ2)| (T == 'orange') | (T == 'blue') | (T == 'green')   )[0]]
        # return points
        tree = spatial.cKDTree(points)

        N = len(points)
        rho = N / DD
        cnt = 0

        for r in raddi:
            tmp = 0
            n = tree.query_ball_point(poi, r + dr, return_length=True) - tree.query_ball_point(poi, r,return_length=True)
            tmp += n
            tmp /= 0.5 * np.pi * ((r + dr) ** 2 - r ** 2) * rho
            g.append(tmp)
            rb.append(r)
            cnt += 1

        return rb, g
    ###############################################################################
    '''
    concentration graph
    '''
    if Concentration:

        #print('entering concentration')
        listf = os.listdir(data_dir + '/fraction/')
        it = max([int(i) for i in [s.replace("fraction_", "") for s in listf]])
        spec_list = []
        for ii in range(divd, it + divd, divd):
            # load the data
            if os.path.getsize(data_dir + '/fraction/fraction_' + str(ii)) > 0:
                with open(data_dir + '/fraction/fraction_' + str(ii), 'rb') as fp:
                    l = pickle.load(fp)
                for i in l:
                    # print(ii)
                    if type(i) != list:
                        l1 = i.tolist()
                    else:
                        l1 = i
                    spec_list.append(l1)
                del l
        t = spec_list[-1][-1]
        df = pd.DataFrame(spec_list)
        df.columns = ["S", "F", "P", "O", "O2", "C", 'Time']
        new_order1 = [-1, 0, 1, 2, 3, 4, 5]
        df_spec1 = df[df.columns[new_order1]]
        # df_spec1 = df_spec1.replace(0, np.nan) # df_spec1 = df_spec1.expanding(10).mean()
        plt.subplots_adjust(left=0.14, bottom=0.14, right=0.97, top=0.97, wspace=0, hspace=0)
        ax = df_spec1.set_index('Time').plot(logx=True, logy=True, color=['k', 'red', 'green', 'orange', 'blue', 'm'],
                                             marker='x', markersize=7)
        returnorange = [df_spec1['O'].iloc[-2:].tolist(), df_spec1['O'].max()]
        df_spec1.to_json(datadir + f'/ConcA{brINDEX}.json')

        # Load JSON file
        """with open(datadir + f'/ConcA{brINDEX}.json', 'r') as f:
            data_json = json.load(f)

        # output dict for kmc properties

        output_kmc = {}
        output_kmc["data_json"] = data_json
        """
        # with open('output_kmc.yml', 'w') as f:
        #     yaml.dump(data_json, f)


        plt.xlabel("Time(s)")
        plt.ylabel("Concentration")
        ax.tick_params(which='major', direction='in', length=8, width=1.5)
        ax.tick_params(which='minor', direction='in', length=5, width=1.5)
        ax.yaxis.set_ticks_position('both')
        ax.xaxis.set_ticks_position('both')
        # plt.title("Concentration evolution with time")
        plt.legend(bbox_to_anchor=(1.01, 1), loc='upper left', fontsize=10)
        plt.savefig(output_dir + '/concentration.png')  # , dpi=600)
        plt.close()
    else:
        returnorange = 'null'

    # ###############################################################################
    """
    occurrence freq and residence time
    """
    if Freq:
        #print('concentration done \n entering Freq')
        with open(data_dir + '/output/tracking.yml') as f:
            dataset = yaml.full_load(f)

        list_s = dataset["Occurrence"]
        s = sum(list_s)
        main_list = [i / s for i in list_s[:]]
        main_list1 = dataset["Residence_time"]

        df1 = pd.DataFrame(main_list, index=list(range(len(main_list))))
        df2 = pd.DataFrame(main_list1, index=list(range(len(main_list1))))
        fig, (ax1, ax2) = plt.subplots(2, 1)
        df1.plot(ax=ax1, kind='bar', legend=True, figsize=(8, 5), fontsize=8)
        ax1.set_yscale('log')
        ax1.set_ylabel("Occurrence frequency", fontsize=10)
        ax1.set_xticks([])
        ax1.legend().set_visible(False)
        df2.plot(ax=ax2, kind='bar', legend=True, figsize=(8, 5), fontsize=8)
        ax2.set_xlabel("Reactions", fontsize=10)
        ax2.set_yscale('log')
        ax2.set_ylabel("Residence time", fontsize=10)
        ax2.legend().set_visible(False)
        plt.xticks(fontsize=6)
        plt.savefig(output_dir + '/map.png')  # , dpi=300)
        plt.close()
        # visualization
        #print('Freq done')

    listf = os.listdir(data_dir + '/output/')
    listf.remove('tracking.yml')
    it = OII
    # max([int(i) for i in [s.replace("list_", "") for s in listf]])
    spec_list = []
    col = []
    time_ = []
    spec_list = []
    #print('listf done')
    if option == 2:
        with open(data_dir + '/output/' + File, 'rb') as fp:
            l = pickle.load(fp)
        step_num = it
        q = -1
        col = [k for k in l[q][2]]
        t = l[q][-1]
        outputtime = t
        position = l[q][0]
        returnposition = position
        returncolor = col

        # ---------------------------- FLUX ---------------------------
        '''flux is sum over purple sites averages on y direction'''
        if Flux:
            #print('entering Flux')
            confg = list(zip(position, col))
            # y=1 is E and it should look from y=2
            counted_sei = []
            counted_organic = []
            counted_inorganic = []
            for i in range(2, ydim + 1):
                # going through layers
                current_layer = [j for j in confg if j[0][1] == i]
                # collecting SEI ingredients
                counted_sei_per_layer = [j for j in current_layer if j[1] in ['m', 'red']]
                counted_inorganic_layer = [j for j in current_layer if j[1] == 'red']
                counted_organic_layer = [j for j in current_layer if j[1] == 'm']
                counted_sei.append(len(counted_sei_per_layer))
                counted_inorganic.append(len(counted_inorganic_layer))
                counted_organic.append(len(counted_organic_layer))
            total_sei_number = sum(counted_sei)
            fraction = [i / xdim for i in counted_sei]
            total_organic_sei_number = sum(counted_organic)
            organic_fraction = [i / xdim for i in counted_organic]
            total_inorganic_sei_number = sum(counted_inorganic)
            inorganic_fraction = [i / xdim for i in counted_inorganic]
            '''plot flux'''
            plt.figure(figsize=(12, 8))
            plt.scatter(list(range(2, ydim + 1)), fraction, marker="x", c='r', s=50)
            plt.plot(list(range(2, ydim + 1)), fraction, '--')
            plt.ylabel('SEI fraction')
            plt.xlabel('y')
            plt.savefig(output_dir + '/flux.png')
            plt.close()
            # Flux1 is a sum over SEI fractions over layers
            Flux = sum(fraction)
            in_flux = sum(inorganic_fraction)
            or_flux = sum(organic_fraction)
            #print('Flux done')
        #print('entering option 2')

        #print('snap')
        temp_dict = {}
        output_kmc = {}

        temp_dict["x"] = [i[0] for i in l[q][0]]
        temp_dict["y"] = [i[1] for i in l[q][0]]
        temp_dict["color"] = col
        output_kmc["last_step"] = temp_dict
        
        with open('output_kmc.yml', 'w') as f:
            yaml.dump(output_kmc, f) # aqui


        plt.figure(figsize=(8, 8), constrained_layout=True)
        plt.scatter([i[0] for i in l[q][0]], [i[1] for i in l[q][0]], c=col, s=25)
        title('step = ' + str(step_num) + '   t = ' + str(t) + ' Flux: ' + str(Flux))
        plt.savefig(output_dir + '/last.png')
        plt.close()
        a, gr = rdf2(l[q], 'red', 'm', .25, 25, [25, 1], 2500)
        gr=np.array(gr)
        a=np.array(a)

        tmp = pd.DataFrame(np.array(br)[:15].reshape(1, -1),
                           columns=['e1', 'e2', 'e3', 'e4', 'e5', 'e6', 'e7', 'e8', 'e9', 'e10', 'e11',
                                    'e12', 'e13', 'e14', 'e15'])

        plt.figure(100)
        plt.plot(a, gr, "-bD", markersize=5)
        plt.savefig(output_dir + '/rdf.png')
        plt.close()

        #print('option 2 done')

        # ----------------------------Thickness---------------------------
        if Thickness:
            #print('entering thickness')
            thickness = []
            thickness_in = []
            for i in range(1, xdim + 1):
                sei_in = [j[0][1] for j in confg if j[0][0] == i and j[1] == 'red']
                if sei_in:
                    thickness_in.append(max(sei_in) - 1)
                else:
                    thickness_in.append(0)
                sei_ = [j[0][1] for j in confg if j[0][0] == i and j[1] in ['red', 'm']]
                if sei_:
                    thickness.append(max(sei_) - 1)
                else:
                    thickness.append(0)
                thickness_or = [a_i - b_i for a_i, b_i in zip(thickness, thickness_in)]

            thick_all = (sum(thickness) / xdim)
            thick_in = (sum(thickness_in) / xdim)
            thick_or = (sum(thickness_or) / xdim)

            #print('thickness done')

        # ----------------------------Porosity----------------------------
        # creating lattice in proper size
        # lattice_ = Lattice(xdim,ydim)
        # fing the empty sites inside the SEI
        if Porosity:
            height = int(Flux) + 1
            empties = [i[0] for i in confg if i[0][1] <= height and i[1] not in ["red", "m"]]
            porosity = len(empties) / (height * xdim)

        # ------------------------------------------------------------------------
        with open(output_dir + '/parameter_table.txt', 'w+') as test:

            try:
                test.write(
                    "Flux      in-flux    or_flux      sei/all    porosity   thickness   thick_in    thick_or\n")
                fmt = "%s%17s%12s%12s%12s%12s%12s%12s%12s"
                test.write(fmt % (
                    round(Flux, 5), round(in_flux, 5), round(or_flux, 5),
                    round(total_sei_number / (xdim * ydim), 5),
                    round(porosity, 5), round(thick_all, 5), round(thick_in, 5), round(thick_or, 5)))
                test.write("\n")
            except:
                pass

        print(
            f'flux, in, or,:{Flux}- {in_flux}- {or_flux}, {porosity}, Conc. orng: {returnorange},  time:{outputtime:.5f}')
        gc.collect()

    return brINDEX, in_flux, or_flux, porosity, returnorange, outputtime, gr



